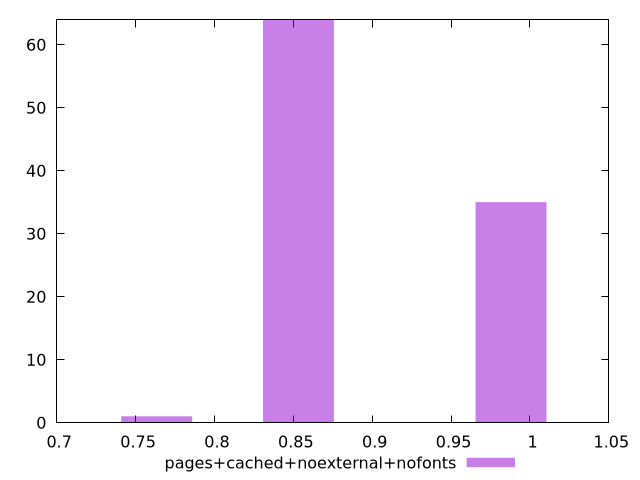

Reproduce this figure in gnuplot.
$_pagesCachedNoexternalNofonts <<EOF
0.853258922938672 64
0.9879840160342518 35
0.7634421942082855 1
EOF
set key outside below
set terminal pngcairo
set output "report_00004_2020-11-02T20-21-41.718Z/uses-http2/pages+cached+noexternal+nofonts//hist.png"
set yrange [0:64]
set boxwidth 0.044908364365193264
set style fill transparent solid 0.5 noborder
plot $_pagesCachedNoexternalNofonts title "pages+cached+noexternal+nofonts" with boxes ,
